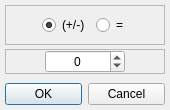
<?xml version="1.0" encoding="UTF-8"?>
<ui version="4.0">
 <class>CellEdit</class>
 <widget class="QDialog" name="CellEdit">
  <property name="windowModality">
   <enum>Qt::WindowModal</enum>
  </property>
  <property name="geometry">
   <rect>
    <x>0</x>
    <y>0</y>
    <width>170</width>
    <height>110</height>
   </rect>
  </property>
  <property name="minimumSize">
   <size>
    <width>170</width>
    <height>110</height>
   </size>
  </property>
  <property name="maximumSize">
   <size>
    <width>170</width>
    <height>110</height>
   </size>
  </property>
  <property name="windowTitle">
   <string>Edit Cell</string>
  </property>
  <property name="modal">
   <bool>true</bool>
  </property>
  <layout class="QVBoxLayout" name="verticalLayout">
   <property name="spacing">
    <number>4</number>
   </property>
   <property name="leftMargin">
    <number>5</number>
   </property>
   <property name="topMargin">
    <number>5</number>
   </property>
   <property name="rightMargin">
    <number>5</number>
   </property>
   <property name="bottomMargin">
    <number>5</number>
   </property>
   <item>
    <widget class="QFrame" name="frame">
     <property name="frameShape">
      <enum>QFrame::StyledPanel</enum>
     </property>
     <property name="frameShadow">
      <enum>QFrame::Raised</enum>
     </property>
     <layout class="QHBoxLayout" name="horizontalLayout">
      <item>
       <spacer name="horizontalSpacer">
        <property name="orientation">
         <enum>Qt::Horizontal</enum>
        </property>
        <property name="sizeHint" stdset="0">
         <size>
          <width>40</width>
          <height>20</height>
         </size>
        </property>
       </spacer>
      </item>
      <item>
       <widget class="QRadioButton" name="rChange">
        <property name="text">
         <string>(+/-)</string>
        </property>
        <property name="checked">
         <bool>true</bool>
        </property>
       </widget>
      </item>
      <item>
       <widget class="QRadioButton" name="rSet">
        <property name="text">
         <string>=</string>
        </property>
       </widget>
      </item>
      <item>
       <spacer name="horizontalSpacer_2">
        <property name="orientation">
         <enum>Qt::Horizontal</enum>
        </property>
        <property name="sizeHint" stdset="0">
         <size>
          <width>40</width>
          <height>20</height>
         </size>
        </property>
       </spacer>
      </item>
     </layout>
    </widget>
   </item>
   <item>
    <widget class="QFrame" name="frame_2">
     <property name="frameShape">
      <enum>QFrame::StyledPanel</enum>
     </property>
     <property name="frameShadow">
      <enum>QFrame::Raised</enum>
     </property>
     <layout class="QHBoxLayout" name="horizontalLayout_2">
      <property name="spacing">
       <number>0</number>
      </property>
      <property name="leftMargin">
       <number>0</number>
      </property>
      <property name="topMargin">
       <number>0</number>
      </property>
      <property name="rightMargin">
       <number>0</number>
      </property>
      <property name="bottomMargin">
       <number>0</number>
      </property>
      <item>
       <spacer name="horizontalSpacer_3">
        <property name="orientation">
         <enum>Qt::Horizontal</enum>
        </property>
        <property name="sizeHint" stdset="0">
         <size>
          <width>40</width>
          <height>20</height>
         </size>
        </property>
       </spacer>
      </item>
      <item>
       <widget class="QSpinBox" name="sbValue">
        <property name="minimumSize">
         <size>
          <width>80</width>
          <height>0</height>
         </size>
        </property>
        <property name="maximumSize">
         <size>
          <width>16777215</width>
          <height>16777215</height>
         </size>
        </property>
        <property name="alignment">
         <set>Qt::AlignCenter</set>
        </property>
        <property name="minimum">
         <number>-30</number>
        </property>
        <property name="maximum">
         <number>30</number>
        </property>
        <property name="value">
         <number>0</number>
        </property>
       </widget>
      </item>
      <item>
       <spacer name="horizontalSpacer_4">
        <property name="orientation">
         <enum>Qt::Horizontal</enum>
        </property>
        <property name="sizeHint" stdset="0">
         <size>
          <width>40</width>
          <height>20</height>
         </size>
        </property>
       </spacer>
      </item>
     </layout>
    </widget>
   </item>
   <item>
    <spacer name="verticalSpacer">
     <property name="orientation">
      <enum>Qt::Vertical</enum>
     </property>
     <property name="sizeHint" stdset="0">
      <size>
       <width>20</width>
       <height>40</height>
      </size>
     </property>
    </spacer>
   </item>
   <item>
    <widget class="QDialogButtonBox" name="buttonBox">
     <property name="orientation">
      <enum>Qt::Horizontal</enum>
     </property>
     <property name="standardButtons">
      <set>QDialogButtonBox::Cancel|QDialogButtonBox::Ok</set>
     </property>
    </widget>
   </item>
  </layout>
 </widget>
 <resources/>
 <connections>
  <connection>
   <sender>buttonBox</sender>
   <signal>accepted()</signal>
   <receiver>CellEdit</receiver>
   <slot>accept()</slot>
   <hints>
    <hint type="sourcelabel">
     <x>248</x>
     <y>254</y>
    </hint>
    <hint type="destinationlabel">
     <x>157</x>
     <y>274</y>
    </hint>
   </hints>
  </connection>
  <connection>
   <sender>buttonBox</sender>
   <signal>rejected()</signal>
   <receiver>CellEdit</receiver>
   <slot>reject()</slot>
   <hints>
    <hint type="sourcelabel">
     <x>316</x>
     <y>260</y>
    </hint>
    <hint type="destinationlabel">
     <x>286</x>
     <y>274</y>
    </hint>
   </hints>
  </connection>
 </connections>
</ui>
